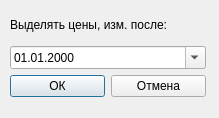
<?xml version="1.0" encoding="UTF-8"?>
<ui version="4.0">
 <class>ChangePriceDateDialog</class>
 <widget class="QDialog" name="ChangePriceDateDialog">
  <property name="geometry">
   <rect>
    <x>0</x>
    <y>0</y>
    <width>219</width>
    <height>118</height>
   </rect>
  </property>
  <property name="windowTitle">
   <string>Dialog</string>
  </property>
  <widget class="QWidget" name="layoutWidget">
   <property name="geometry">
    <rect>
     <x>10</x>
     <y>10</y>
     <width>196</width>
     <height>87</height>
    </rect>
   </property>
   <layout class="QVBoxLayout" name="verticalLayout">
    <item>
     <widget class="QLabel" name="label">
      <property name="text">
       <string>Выделять цены, изм. после:</string>
      </property>
     </widget>
    </item>
    <item>
     <widget class="QDateEdit" name="dateEdit">
      <property name="displayFormat">
       <string>dd.MM.yyyy</string>
      </property>
      <property name="calendarPopup">
       <bool>true</bool>
      </property>
     </widget>
    </item>
    <item>
     <layout class="QHBoxLayout" name="buttons_layout">
      <item>
       <widget class="QPushButton" name="ok_button">
        <property name="text">
         <string>ОК</string>
        </property>
       </widget>
      </item>
      <item>
       <widget class="QPushButton" name="cancel_button">
        <property name="text">
         <string>Отмена</string>
        </property>
       </widget>
      </item>
     </layout>
    </item>
   </layout>
  </widget>
 </widget>
 <resources/>
 <connections/>
</ui>
